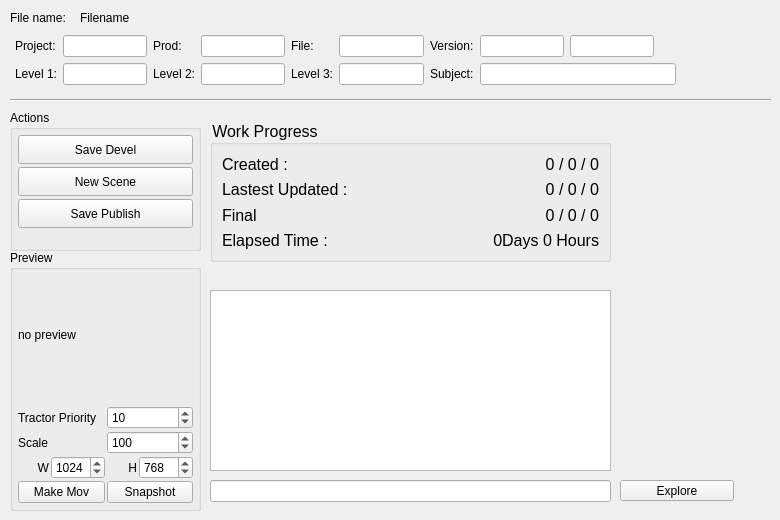
    <widget class="QWidget" name="tab">
     <attribute name="title">
      <string>Currently Open</string>
     </attribute>
     <widget class="QLineEdit" name="currOpenLocationField">
      <property name="geometry">
       <rect>
        <x>210</x>
        <y>480</y>
        <width>401</width>
        <height>22</height>
       </rect>
      </property>
      <property name="readOnly">
       <bool>true</bool>
      </property>
     </widget>
     <widget class="QPushButton" name="currOpenExploreButton">
      <property name="geometry">
       <rect>
        <x>620</x>
        <y>480</y>
        <width>114</width>
        <height>21</height>
       </rect>
      </property>
      <property name="text">
       <string>Explore</string>
      </property>
     </widget>
     <widget class="Line" name="line">
      <property name="geometry">
       <rect>
        <x>10</x>
        <y>90</y>
        <width>761</width>
        <height>20</height>
       </rect>
      </property>
      <property name="orientation">
       <enum>Qt::Horizontal</enum>
      </property>
     </widget>
     <widget class="QLabel" name="label_10">
      <property name="geometry">
       <rect>
        <x>10</x>
        <y>10</y>
        <width>71</width>
        <height>16</height>
       </rect>
      </property>
      <property name="text">
       <string>File name:</string>
      </property>
     </widget>
     <widget class="QLabel" name="currOpenFileNameLabel">
      <property name="geometry">
       <rect>
        <x>80</x>
        <y>10</y>
        <width>611</width>
        <height>16</height>
       </rect>
      </property>
      <property name="text">
       <string>Filename</string>
      </property>
     </widget>
     <widget class="QPushButton" name="refreshOpenedButton">
      <property name="geometry">
       <rect>
        <x>700</x>
        <y>24</y>
        <width>71</width>
        <height>51</height>
       </rect>
      </property>
      <property name="text">
       <string/>
      </property>
      <property name="icon">
       <iconset>
        <normaloff>../../../../../lustre/INHouse/Tool/ipipeline/pub/icons/refresh.png</normaloff>../../../../../lustre/INHouse/Tool/ipipeline/pub/icons/refresh.png</iconset>
      </property>
      <property name="iconSize">
       <size>
        <width>50</width>
        <height>50</height>
       </size>
      </property>
      <property name="flat">
       <bool>true</bool>
      </property>
     </widget>
     <widget class="QGroupBox" name="groupBox">
      <property name="geometry">
       <rect>
        <x>10</x>
        <y>250</y>
        <width>191</width>
        <height>261</height>
       </rect>
      </property>
      <property name="title">
       <string>Preview </string>
      </property>
      <layout class="QVBoxLayout" name="verticalLayout_2">
       <property name="spacing">
        <number>2</number>
       </property>
       <property name="margin">
        <number>5</number>
       </property>
       <item>
        <widget class="QLabel" name="currOpenPreviewImage">
         <property name="minimumSize">
          <size>
           <width>164</width>
           <height>105</height>
          </size>
         </property>
         <property name="text">
          <string>no preview</string>
         </property>
        </widget>
       </item>
       <item>
        <spacer name="verticalSpacer">
         <property name="orientation">
          <enum>Qt::Vertical</enum>
         </property>
         <property name="sizeType">
          <enum>QSizePolicy::Preferred</enum>
         </property>
         <property name="sizeHint" stdset="0">
          <size>
           <width>20</width>
           <height>10</height>
          </size>
         </property>
        </spacer>
       </item>
       <item>
        <layout class="QHBoxLayout" name="horizontalLayout_2">
         <item>
          <widget class="QLabel" name="priority_label">
           <property name="text">
            <string>Tractor Priority</string>
           </property>
          </widget>
         </item>
         <item>
          <widget class="QSpinBox" name="tracPriority_spinBox">
           <property name="minimumSize">
            <size>
             <width>0</width>
             <height>22</height>
            </size>
           </property>
           <property name="value">
            <number>10</number>
           </property>
          </widget>
         </item>
        </layout>
       </item>
       <item>
        <layout class="QHBoxLayout" name="horizontalLayout_3">
         <item>
          <widget class="QLabel" name="priority_label_2">
           <property name="text">
            <string>Scale</string>
           </property>
          </widget>
         </item>
         <item>
          <widget class="QSpinBox" name="previewScale_spinBox">
           <property name="minimumSize">
            <size>
             <width>0</width>
             <height>22</height>
            </size>
           </property>
           <property name="minimum">
            <number>1</number>
           </property>
           <property name="maximum">
            <number>300</number>
           </property>
           <property name="value">
            <number>100</number>
           </property>
          </widget>
         </item>
        </layout>
       </item>
       <item>
        <layout class="QHBoxLayout" name="horizontalLayout">
         <item>
          <widget class="QLabel" name="label_2">
           <property name="text">
            <string>W</string>
           </property>
           <property name="alignment">
            <set>Qt::AlignRight|Qt::AlignTrailing|Qt::AlignVCenter</set>
           </property>
          </widget>
         </item>
         <item>
          <widget class="QSpinBox" name="width_sp">
           <property name="minimumSize">
            <size>
             <width>0</width>
             <height>22</height>
            </size>
           </property>
           <property name="minimum">
            <number>10</number>
           </property>
           <property name="maximum">
            <number>6144</number>
           </property>
           <property name="value">
            <number>1024</number>
           </property>
          </widget>
         </item>
         <item>
          <widget class="QLabel" name="label_3">
           <property name="text">
            <string>H</string>
           </property>
           <property name="alignment">
            <set>Qt::AlignRight|Qt::AlignTrailing|Qt::AlignVCenter</set>
           </property>
          </widget>
         </item>
         <item>
          <widget class="QSpinBox" name="height_sp">
           <property name="minimumSize">
            <size>
             <width>0</width>
             <height>22</height>
            </size>
           </property>
           <property name="minimum">
            <number>10</number>
           </property>
           <property name="maximum">
            <number>5000</number>
           </property>
           <property name="value">
            <number>768</number>
           </property>
          </widget>
         </item>
        </layout>
       </item>
       <item>
        <layout class="QHBoxLayout" name="horizontalLayout_5">
         <item>
          <widget class="QPushButton" name="currOpenRecordPlayblastButton">
           <property name="minimumSize">
            <size>
             <width>0</width>
             <height>22</height>
            </size>
           </property>
           <property name="maximumSize">
            <size>
             <width>16777215</width>
             <height>16777215</height>
            </size>
           </property>
           <property name="text">
            <string>Make Mov</string>
           </property>
           <property name="icon">
            <iconset>
             <normaloff>../../../../../lustre/INHouse/Tool/ipipeline/pub/icons/rec.png</normaloff>../../../../../lustre/INHouse/Tool/ipipeline/pub/icons/rec.png</iconset>
           </property>
          </widget>
         </item>
         <item>
          <widget class="QPushButton" name="currOpenSnapshotButton">
           <property name="minimumSize">
            <size>
             <width>0</width>
             <height>22</height>
            </size>
           </property>
           <property name="text">
            <string>Snapshot</string>
           </property>
           <property name="icon">
            <iconset>
             <normaloff>../../../../../lustre/INHouse/Tool/ipipeline/pub/icons/snapshot.png</normaloff>../../../../../lustre/INHouse/Tool/ipipeline/pub/icons/snapshot.png</iconset>
           </property>
          </widget>
         </item>
        </layout>
       </item>
      </layout>
      <zorder>currOpenPreviewImage</zorder>
      <zorder>verticalSpacer</zorder>
     </widget>
     <widget class="QGroupBox" name="groupBox_2">
      <property name="geometry">
       <rect>
        <x>10</x>
        <y>110</y>
        <width>191</width>
        <height>141</height>
       </rect>
      </property>
      <property name="title">
       <string>Actions</string>
      </property>
      <layout class="QVBoxLayout" name="verticalLayout">
       <property name="spacing">
        <number>3</number>
       </property>
       <property name="margin">
        <number>5</number>
       </property>
       <item>
        <widget class="QPushButton" name="currOpenSaveDevelButton">
         <property name="minimumSize">
          <size>
           <width>0</width>
           <height>29</height>
          </size>
         </property>
         <property name="styleSheet">
          <string notr="true"/>
         </property>
         <property name="text">
          <string>Save Devel</string>
         </property>
         <property name="icon">
          <iconset>
           <normaloff>../../../../../lustre/INHouse/Tool/ipipeline/pub/icons/saveDevel.png</normaloff>../../../../../lustre/INHouse/Tool/ipipeline/pub/icons/saveDevel.png</iconset>
         </property>
        </widget>
       </item>
       <item>
        <widget class="QPushButton" name="currOpenCloseButton">
         <property name="minimumSize">
          <size>
           <width>0</width>
           <height>29</height>
          </size>
         </property>
         <property name="text">
          <string>New Scene</string>
         </property>
        </widget>
       </item>
       <item>
        <widget class="QPushButton" name="currOpenSavePublishButton">
         <property name="minimumSize">
          <size>
           <width>0</width>
           <height>29</height>
          </size>
         </property>
         <property name="styleSheet">
          <string notr="true"/>
         </property>
         <property name="text">
          <string>Save Publish</string>
         </property>
         <property name="icon">
          <iconset>
           <normaloff>../../../../../lustre/INHouse/Tool/ipipeline/pub/icons/savePub.png</normaloff>../../../../../lustre/INHouse/Tool/ipipeline/pub/icons/savePub.png</iconset>
         </property>
         <property name="autoDefault">
          <bool>false</bool>
         </property>
         <property name="default">
          <bool>false</bool>
         </property>
         <property name="flat">
          <bool>false</bool>
         </property>
        </widget>
       </item>
       <item>
        <spacer name="verticalSpacer_2">
         <property name="orientation">
          <enum>Qt::Vertical</enum>
         </property>
         <property name="sizeHint" stdset="0">
          <size>
           <width>20</width>
           <height>40</height>
          </size>
         </property>
        </spacer>
       </item>
      </layout>
     </widget>
     <widget class="QGroupBox" name="groupBox_4">
      <property name="geometry">
       <rect>
        <x>210</x>
        <y>120</y>
        <width>401</width>
        <height>142</height>
       </rect>
      </property>
      <property name="styleSheet">
       <string notr="true">font: 12pt ;</string>
      </property>
      <property name="title">
       <string>Work Progress</string>
      </property>
      <layout class="QGridLayout" name="gridLayout_2">
       <item row="3" column="0">
        <widget class="QLabel" name="label_4">
         <property name="font">
          <font>
           <pointsize>12</pointsize>
           <weight>50</weight>
           <italic>false</italic>
           <bold>false</bold>
          </font>
         </property>
         <property name="text">
          <string>Elapsed Time : </string>
         </property>
        </widget>
       </item>
       <item row="2" column="0">
        <widget class="QLabel" name="label_21">
         <property name="font">
          <font>
           <pointsize>12</pointsize>
           <weight>50</weight>
           <italic>false</italic>
           <bold>false</bold>
          </font>
         </property>
         <property name="text">
          <string>Final</string>
         </property>
        </widget>
       </item>
       <item row="1" column="1">
        <widget class="QLabel" name="latestUpdate_lb">
         <property name="font">
          <font>
           <pointsize>12</pointsize>
           <weight>50</weight>
           <italic>false</italic>
           <bold>false</bold>
          </font>
         </property>
         <property name="text">
          <string>0 / 0 / 0</string>
         </property>
         <property name="alignment">
          <set>Qt::AlignRight|Qt::AlignTrailing|Qt::AlignVCenter</set>
         </property>
        </widget>
       </item>
       <item row="0" column="1">
        <widget class="QLabel" name="created_lb">
         <property name="font">
          <font>
           <pointsize>12</pointsize>
           <weight>50</weight>
           <italic>false</italic>
           <bold>false</bold>
          </font>
         </property>
         <property name="layoutDirection">
          <enum>Qt::LeftToRight</enum>
         </property>
         <property name="text">
          <string>0 / 0 / 0</string>
         </property>
         <property name="alignment">
          <set>Qt::AlignRight|Qt::AlignTrailing|Qt::AlignVCenter</set>
         </property>
        </widget>
       </item>
       <item row="0" column="0">
        <widget class="QLabel" name="label_13">
         <property name="font">
          <font>
           <pointsize>12</pointsize>
           <weight>50</weight>
           <italic>false</italic>
           <bold>false</bold>
          </font>
         </property>
         <property name="text">
          <string>Created :</string>
         </property>
        </widget>
       </item>
       <item row="1" column="0">
        <widget class="QLabel" name="label_11">
         <property name="font">
          <font>
           <pointsize>12</pointsize>
           <weight>50</weight>
           <italic>false</italic>
           <bold>false</bold>
          </font>
         </property>
         <property name="text">
          <string>Lastest Updated :</string>
         </property>
        </widget>
       </item>
       <item row="2" column="1">
        <widget class="QLabel" name="finaldate_lb">
         <property name="font">
          <font>
           <pointsize>12</pointsize>
           <weight>50</weight>
           <italic>false</italic>
           <bold>false</bold>
          </font>
         </property>
         <property name="text">
          <string>0 / 0 / 0</string>
         </property>
         <property name="alignment">
          <set>Qt::AlignRight|Qt::AlignTrailing|Qt::AlignVCenter</set>
         </property>
        </widget>
       </item>
       <item row="3" column="1">
        <widget class="QLabel" name="elasedTime_lb">
         <property name="font">
          <font>
           <pointsize>12</pointsize>
           <weight>50</weight>
           <italic>false</italic>
           <bold>false</bold>
          </font>
         </property>
         <property name="text">
          <string>0Days 0 Hours</string>
         </property>
         <property name="alignment">
          <set>Qt::AlignRight|Qt::AlignTrailing|Qt::AlignVCenter</set>
         </property>
        </widget>
       </item>
      </layout>
     </widget>
     <widget class="QWidget" name="layoutWidget">
      <property name="geometry">
       <rect>
        <x>10</x>
        <y>30</y>
        <width>671</width>
        <height>60</height>
       </rect>
      </property>
      <layout class="QGridLayout" name="gridLayout">
       <property name="sizeConstraint">
        <enum>QLayout::SetDefaultConstraint</enum>
       </property>
       <property name="margin">
        <number>5</number>
       </property>
       <item row="0" column="0">
        <widget class="QLabel" name="label_31">
         <property name="minimumSize">
          <size>
           <width>0</width>
           <height>22</height>
          </size>
         </property>
         <property name="text">
          <string>Project:</string>
         </property>
        </widget>
       </item>
       <item row="0" column="1">
        <widget class="QLineEdit" name="currOpenProjectField">
         <property name="minimumSize">
          <size>
           <width>0</width>
           <height>22</height>
          </size>
         </property>
         <property name="readOnly">
          <bool>true</bool>
         </property>
        </widget>
       </item>
       <item row="0" column="2">
        <widget class="QLabel" name="label">
         <property name="minimumSize">
          <size>
           <width>0</width>
           <height>22</height>
          </size>
         </property>
         <property name="text">
          <string>Prod:</string>
         </property>
        </widget>
       </item>
       <item row="0" column="3">
        <widget class="QLineEdit" name="currOpenProdField">
         <property name="minimumSize">
          <size>
           <width>0</width>
           <height>22</height>
          </size>
         </property>
         <property name="readOnly">
          <bool>true</bool>
         </property>
        </widget>
       </item>
       <item row="0" column="4">
        <widget class="QLabel" name="label_32">
         <property name="minimumSize">
          <size>
           <width>0</width>
           <height>22</height>
          </size>
         </property>
         <property name="text">
          <string>File:</string>
         </property>
        </widget>
       </item>
       <item row="0" column="5">
        <widget class="QLineEdit" name="currOpenFileField">
         <property name="minimumSize">
          <size>
           <width>0</width>
           <height>22</height>
          </size>
         </property>
         <property name="readOnly">
          <bool>true</bool>
         </property>
        </widget>
       </item>
       <item row="0" column="6">
        <widget class="QLabel" name="label_14">
         <property name="minimumSize">
          <size>
           <width>0</width>
           <height>22</height>
          </size>
         </property>
         <property name="text">
          <string>Version:</string>
         </property>
        </widget>
       </item>
       <item row="0" column="7">
        <widget class="QLineEdit" name="currOpenVerField">
         <property name="minimumSize">
          <size>
           <width>0</width>
           <height>22</height>
          </size>
         </property>
         <property name="readOnly">
          <bool>true</bool>
         </property>
        </widget>
       </item>
       <item row="0" column="8">
        <widget class="QLineEdit" name="currOpenWipField">
         <property name="minimumSize">
          <size>
           <width>0</width>
           <height>22</height>
          </size>
         </property>
         <property name="readOnly">
          <bool>true</bool>
         </property>
        </widget>
       </item>
       <item row="0" column="9">
        <spacer name="horizontalSpacer">
         <property name="orientation">
          <enum>Qt::Horizontal</enum>
         </property>
         <property name="sizeHint" stdset="0">
          <size>
           <width>40</width>
           <height>20</height>
          </size>
         </property>
        </spacer>
       </item>
       <item row="1" column="0">
        <widget class="QLabel" name="label_19">
         <property name="minimumSize">
          <size>
           <width>0</width>
           <height>22</height>
          </size>
         </property>
         <property name="text">
          <string>Level 1:</string>
         </property>
        </widget>
       </item>
       <item row="1" column="1">
        <widget class="QLineEdit" name="currOpenLevel1Field">
         <property name="minimumSize">
          <size>
           <width>0</width>
           <height>22</height>
          </size>
         </property>
         <property name="readOnly">
          <bool>true</bool>
         </property>
        </widget>
       </item>
       <item row="1" column="2">
        <widget class="QLabel" name="label_26">
         <property name="minimumSize">
          <size>
           <width>0</width>
           <height>22</height>
          </size>
         </property>
         <property name="text">
          <string>Level 2:</string>
         </property>
        </widget>
       </item>
       <item row="1" column="3">
        <widget class="QLineEdit" name="currOpenLevel2Field">
         <property name="minimumSize">
          <size>
           <width>0</width>
           <height>22</height>
          </size>
         </property>
         <property name="readOnly">
          <bool>true</bool>
         </property>
        </widget>
       </item>
       <item row="1" column="4">
        <widget class="QLabel" name="label_27">
         <property name="minimumSize">
          <size>
           <width>0</width>
           <height>22</height>
          </size>
         </property>
         <property name="text">
          <string>Level 3:</string>
         </property>
        </widget>
       </item>
       <item row="1" column="5">
        <widget class="QLineEdit" name="currOpenLevel3Field">
         <property name="minimumSize">
          <size>
           <width>0</width>
           <height>22</height>
          </size>
         </property>
         <property name="readOnly">
          <bool>true</bool>
         </property>
        </widget>
       </item>
       <item row="1" column="6">
        <widget class="QLabel" name="label_28">
         <property name="minimumSize">
          <size>
           <width>0</width>
           <height>22</height>
          </size>
         </property>
         <property name="text">
          <string>Subject:</string>
         </property>
        </widget>
       </item>
       <item row="1" column="7" colspan="3">
        <widget class="QLineEdit" name="currOpenSubjectField">
         <property name="minimumSize">
          <size>
           <width>0</width>
           <height>22</height>
          </size>
         </property>
         <property name="readOnly">
          <bool>true</bool>
         </property>
        </widget>
       </item>
      </layout>
     </widget>
     <widget class="QListWidget" name="preview_list">
      <property name="geometry">
       <rect>
        <x>210</x>
        <y>290</y>
        <width>401</width>
        <height>181</height>
       </rect>
      </property>
      <property name="font">
       <font>
        <pointsize>12</pointsize>
       </font>
      </property>
      <property name="styleSheet">
       <string notr="true"/>
      </property>
      <property name="alternatingRowColors">
       <bool>true</bool>
      </property>
      <property name="resizeMode">
       <enum>QListView::Fixed</enum>
      </property>
      <property name="layoutMode">
       <enum>QListView::SinglePass</enum>
      </property>
      <property name="spacing">
       <number>2</number>
      </property>
     </widget>
     <zorder>layoutWidget</zorder>
     <zorder>currOpenLocationField</zorder>
     <zorder>currOpenExploreButton</zorder>
     <zorder>line</zorder>
     <zorder>label_10</zorder>
     <zorder>currOpenFileNameLabel</zorder>
     <zorder>refreshOpenedButton</zorder>
     <zorder>groupBox</zorder>
     <zorder>groupBox_2</zorder>
     <zorder>groupBox_4</zorder>
     <zorder>preview_list</zorder>
    </widget>
